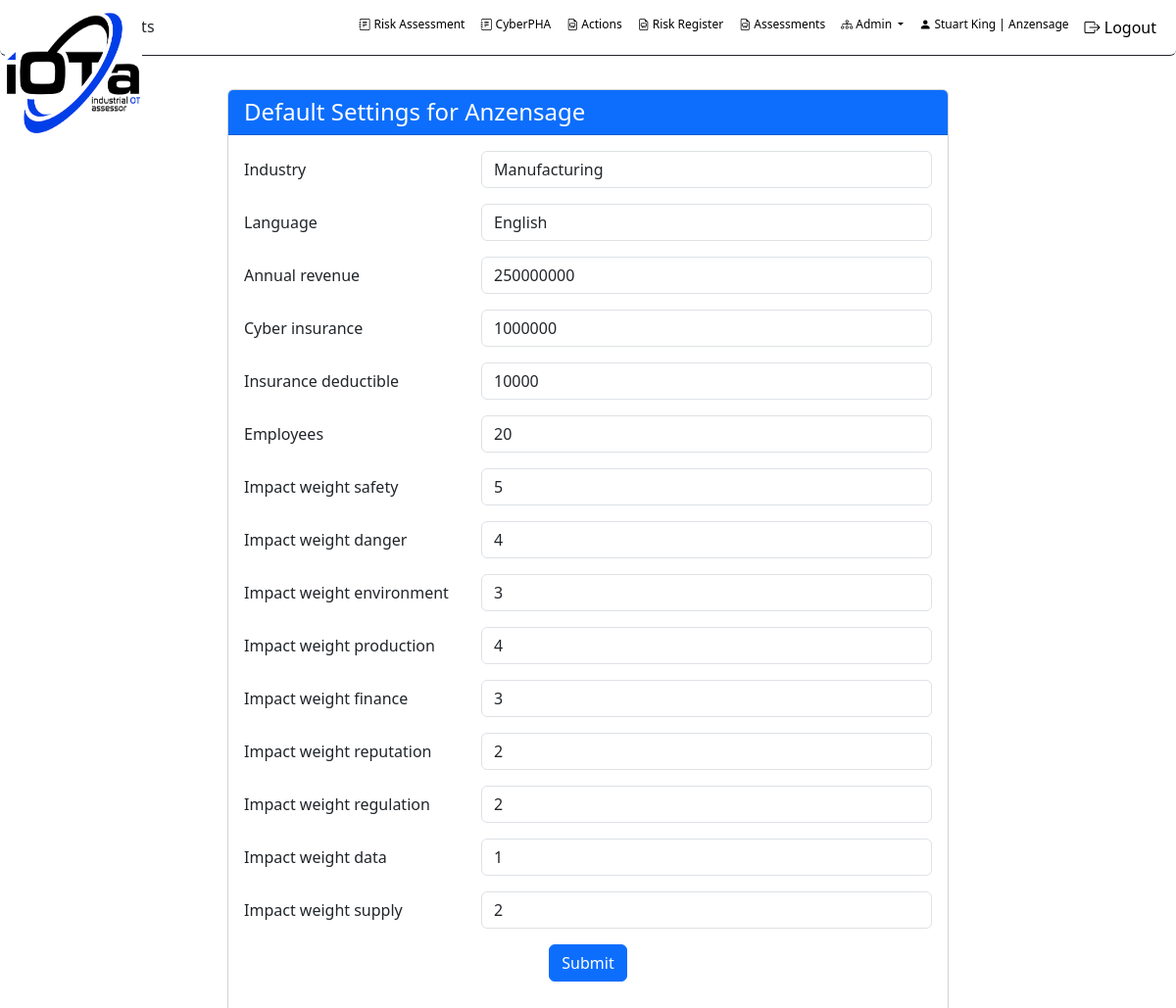
The app's page /OTRisk/create/ (signed in) with its own data.
### accounts/models.py (models this page shows, shortened)
class UserProfile(models.Model):
    user = models.OneToOneField(User, on_delete=models.CASCADE)
    organization = models.ForeignKey(Organization, on_delete=models.CASCADE)
    must_change_password = models.BooleanField(default=True)
    class Meta:
        db_table = 'userprofile'
        managed = True

class Organization(models.Model):
    id = models.AutoField(primary_key=True)
    name = models.CharField(max_length=255)
    address = models.TextField(null=True, blank=True)
    address2 = models.TextField(null=True, blank=True)
    city = models.TextField(null=True, blank=True)
    state = models.TextField(null=True, blank=True)
    zip = models.TextField(null=True, blank=True)
    country = models.TextField(null=True, blank=True)
    subscription_type = models.ForeignKey(SubscriptionType, on_delete=models.SET_NULL, null=True, blank=True)
    subscription_status = models.BooleanField(default=False)
    subscription_start = models.DateField(null=True, blank=True)
    subscription_end = models.DateField(null=True, blank=True)
    max_users = models.IntegerField(default=1, null=False)
    class Meta:
        db_table = 'organization'
        managed = True

### OTRisk/models/Model_CyberPHA.py (models this page shows, shortened)
class OrganizationDefaults(models.Model):
    LANGUAGE_CHOICES = [
        ('en', 'English'),
        ('de', 'German'),
        ('es', 'Spanish'),
        ('ar', 'Arabic'),
        ('ja', 'Japanese'),
        ('zh', 'Mandarin'),
    ]
    organization = models.OneToOneField(
        Organization,
        on_delete=models.CASCADE,
        primary_key=True,
        related_name='defaults'
    )
    industry = models.ForeignKey(
        'tblIndustry',
        on_delete=models.SET_NULL,
        null=True,
        blank=True
    )
    language = models.CharField(
        max_length=30,
        choices=LANGUAGE_CHOICES,  # Add the choices here
        null=True,
        blank=True
    )
    annual_revenue = models.IntegerField(
        null=True,
        blank=True
    )
    cyber_insurance = models.IntegerField(
        null=True,
        blank=True
    )
    insurance_deductible = models.IntegerField(
        null=True,
        blank=True
    )
    employees = models.IntegerField(
        null=True,
        blank=True
    )
    impact_weight_safety = models.IntegerField(
        default=1,
        validators=[
            MinValueValidator(1),
            MaxValueValidator(5)
        ]
    )
    impact_weight_danger = models.IntegerField(
        default=1,
        validators=[
            MinValueValidator(1),
            MaxValueValidator(5)
        ]
    )
    impact_weight_environment = models.IntegerField(
        default=1,
        validators=[
            MinValueValidator(1),
            MaxValueValidator(5)
        ]
    )
    impact_weight_production = models.IntegerField(
        default=1,
        validators=[
            MinValueValidator(1),
            MaxValueValidator(5)
        ]
    )
    impact_weight_finance = models.IntegerField(
        default=1,
        validators=[
            MinValueValidator(1),
            MaxValueValidator(5)
        ]
    )
    impact_weight_reputation = models.IntegerField(
        default=1,
        validators=[
            MinValueValidator(1),
            MaxValueValidator(5)
        ]
    )
    impact_weight_regulation = models.IntegerField(
        default=1,
        validators=[
            MinValueValidator(1),
            MaxValueValidator(5)
        ]
    )
    impact_weight_data = models.IntegerField(
        default=1,
        validators=[
            MinValueValidator(1),
            MaxValueValidator(5)
        ]
    )
    impact_weight_supply = models.IntegerField(
        default=1,
        validators=[
            MinValueValidator(1),
            MaxValueValidator(5)
        ]
    )

### OTRisk/views.py (the view)
# urls.py: path('create/', views.setup_org, name='setup_org'),
@login_required
def setup_org(request):
    user_organization = request.user.userprofile.organization
    defaults_instance, created = OrganizationDefaults.objects.get_or_create(organization=user_organization)
    if request.method == 'POST':
        form = OrganizationDefaultsForm(request.POST, instance=defaults_instance)
        if form.is_valid():
            org_defaults = form.save(commit=False)
            org_defaults.organization = user_organization
            org_defaults.save()
            request.session['language'] = request.POST.get('language')
            return redirect('OTRisk:setup_org')
    else:
        form = OrganizationDefaultsForm(instance=defaults_instance)
    return render(request, 'org_setup.html', {'form': form})

### OTRisk/templates/OTRisk/org_setup.html (shortened to what this page needs)
{% load static %}
<!DOCTYPE html>
<html>
<head>
    <link rel="stylesheet" href="https://stackpath.bootstrapcdn.com/bootstrap/4.1.1/css/bootstrap.min.css">
    <link rel="stylesheet" href="https://cdnjs.cloudflare.com/ajax/libs/bootstrap-select/1.13.1/css/bootstrap-select.min.css">
    <link href="https://cdn.jsdelivr.net/npm/bootstrap-icons@1.7.1/font/bootstrap-icons.css" rel="stylesheet">
        <link rel="stylesheet" type="text/css" href="https://cdn.datatables.net/1.10.25/css/jquery.dataTables.css">
     {% load django_bootstrap5 %}
     {% bootstrap_css %}
</head>
<body>
<nav class="navbar navbar-expand-lg navbar-scroll shadow-0 border-bottom border-dark rounded">
  <div class="container-fluid d-flex justify-content-between">
   <a class="navbar-brand" href="{% url 'OTRisk:dashboardhome' %}"><img src="{% static 'images/iota - white 1.png' %}" style="height: 140px; width: 140px" class="navbar-logo" alt="">   </a>
      <h6 class="my-auto text-center flex-grow-1">Defaults</h6>
    <div class="collapse navbar-collapse" id="navbarSupportedContent">
      <ul class="navbar-nav ms-auto">
        <li class="nav-item">
          <a class="nav-link"  style="font-size: 12px;" href="{% url 'OTRisk:qraw' %}"><i class="bi bi-journal-text"></i> Risk Assessment</a>
        </li>
        <li class="nav-item">
          <a class="nav-link" style="font-size: 12px;" href="{% url 'OTRisk:iotaphamanager' %}"><i class="bi bi-journal-text"></i> CyberPHA</a>
        </li>
          <li class="nav-item">
          <a class="nav-link" style="font-size: 12px;" href="{% url 'OTRisk:ra_actions_view_default' %}" tabindex="-1" ><i class="bi-file-earmark-easel"></i> Actions</a>
        </li>
        <li class="nav-item">
          <a class="nav-link" style="font-size: 12px;" href="{% url 'OTRisk:risk_register' %}" tabindex="-1" ><i class="bi-file-earmark-easel"></i> Risk Register</a>
        </li>
        <li class="nav-item">
          <a class="nav-link" style="font-size: 12px;" href="{% url 'OTRisk:list_frameworks' %}" tabindex="-1" ><i class="bi-file-earmark-easel"></i> Assessments</a>
        </li>
        <li class="nav-item dropdown">
            <a class="nav-link dropdown-toggle" href="#" id="navbarDropdown" role="button" data-bs-toggle="dropdown" aria-expanded="false" style="font-size: 12px;">
                <i class="bi bi-diagram-3"></i> Admin
              </a>
        </li>
        <li class="nav-item">
            <a class="nav-link" href="{% url 'accounts:profile' %}" style="font-size: 12px;">
                <i class="bi bi-person-fill"></i> {{ user.first_name }} {{ user.last_name }} | {{ user.userprofile.organization.name }}
            </a>
        </li>
          <li class="nav-item">
            <a class="nav-link" href="{% url 'logout' %}">
                <i class="bi bi-box-arrow-right"></i> Logout
            </a>
        </li>
      </ul>
    </div>
  </div>
</nav>
<div class="row" style="height: 10px">
    <div class="col"></div>
</div>
<div class="container mt-4">
    <div class="row justify-content-center">
        <div class="col-md-8">
            <div class="card">
                <div class="card-header bg-primary text-white">
                    <h4 class="mb-0">Default Settings for {{ user.userprofile.organization.name }}</h4>
                </div>
                <div class="card-body">
                    <form method="post" class="form-horizontal">
                        {% for field in form %}
                            <div class="form-group row mb-3">
                                <label for="{{ field.id_for_label }}" class="col-sm-4 col-form-label">{{ field.label }}</label>
                                <div class="col-sm-8">
                                    {{ field }}
                                </div>
                            </div>
                        {% endfor %}
                        <div class="form-group row">
                            <div class="col-sm-12 text-center">
                                <button type="button" class="btn btn-primary" id="submitBtn">Submit</button>
                            </div>
                        </div>
                    </form>
                </div>
            </div>
        </div>
    </div>
</div>
</body>
</html>

### OTRisk/templates/OTRisk/org_setup.html (style rules this page uses)
.navbar-scroll .nav-link, .navbar-scroll .navbar-toggler-icon, .navbar-scroll .navbar-brand { color: #000000; }
.navbar-scroll { background-color: #ffffff; text-decoration-color: #000000; }
.navbar-scrolled .nav-link, .navbar-scrolled .navbar-toggler-icon, .navbar-scroll .navbar-brand { color: #262626; }
.navbar-logo { position: absolute; top: 5px; left: 5px; height: 100px; z-index: 10; }

### records on screen
OrganizationDefaults: form "Manufacturing" "English" "250000000" "1000000" "10000" "20" "5" "4" "3" "4" "3" "2" "2" "1" "2"

### other values on screen
{{ user.first_name }} "Stuart"
{{ user.last_name }} "King"
{{ user.userprofile.organization.name }} "Anzensage"
{{ field.label }} "Industry" "Language" "Annual revenue" "Cyber insurance" "Insurance deductible" "Employees" "Impact weight safety" "Impact weight danger" "Impact weight environment" "Impact weight production" "Impact weight finance" "Impact weight reputation" "Impact weight regulation" "Impact weight data" "Impact weight supply"
